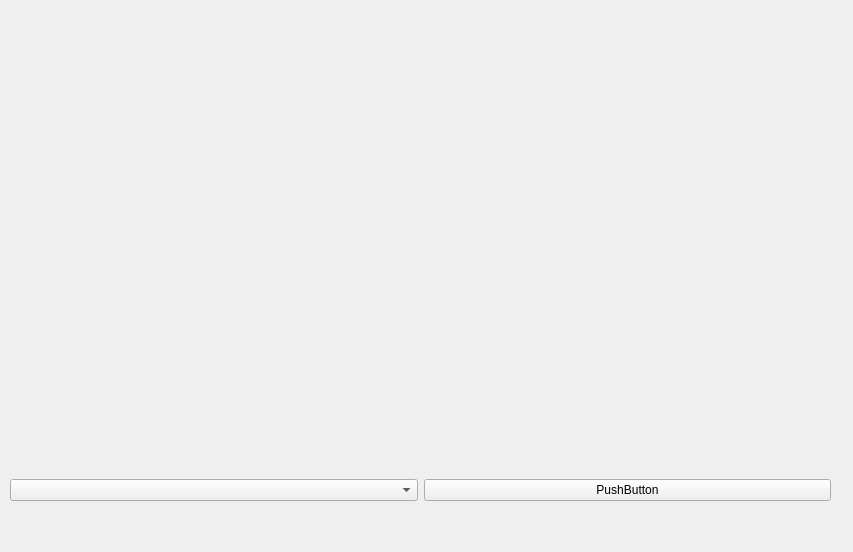
<?xml version="1.0" encoding="UTF-8"?>
<ui version="4.0">
 <class>FormVideo</class>
 <widget class="QWidget" name="FormVideo">
  <property name="geometry">
   <rect>
    <x>0</x>
    <y>0</y>
    <width>853</width>
    <height>552</height>
   </rect>
  </property>
  <property name="windowTitle">
   <string>Form</string>
  </property>
  <widget class="QWidget" name="horizontalLayoutWidget">
   <property name="geometry">
    <rect>
     <x>10</x>
     <y>440</y>
     <width>821</width>
     <height>101</height>
    </rect>
   </property>
   <layout class="QHBoxLayout" name="horizontalLayout">
    <item>
     <widget class="QComboBox" name="comboBox"/>
    </item>
    <item>
     <widget class="QPushButton" name="pushButton">
      <property name="text">
       <string>PushButton</string>
      </property>
     </widget>
    </item>
   </layout>
  </widget>
 </widget>
 <resources/>
 <connections/>
</ui>
